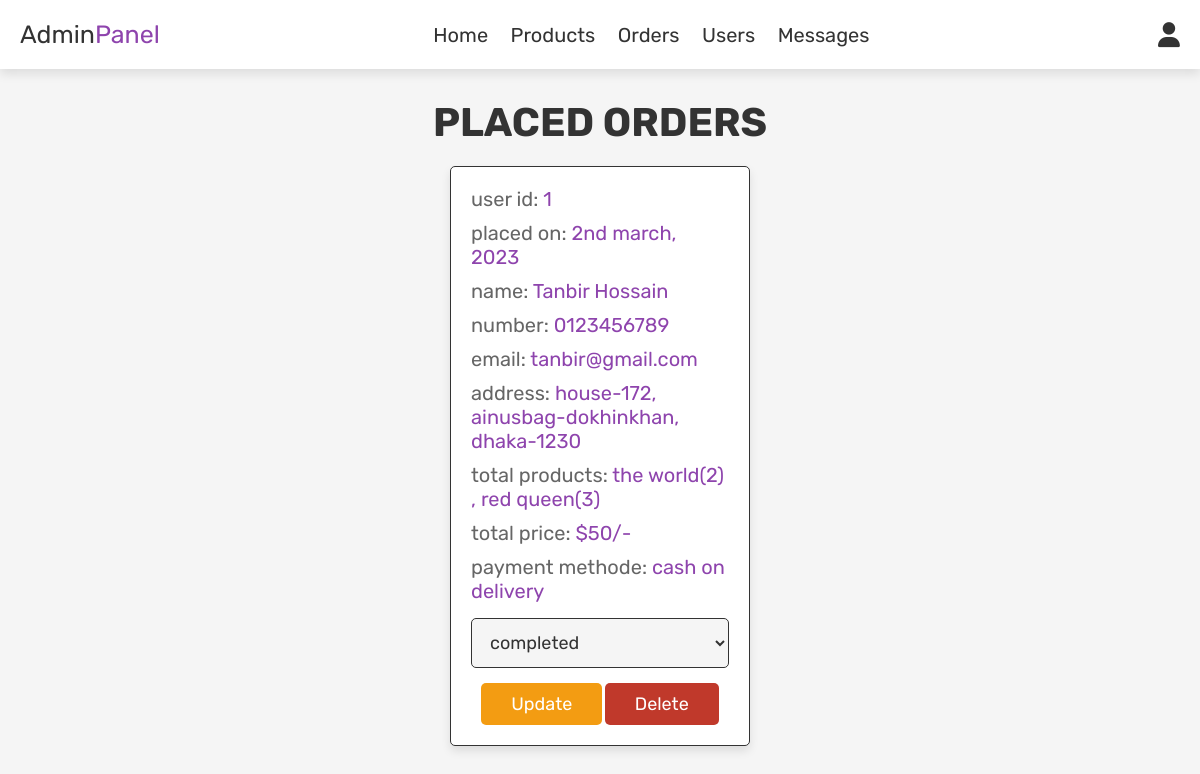
/admin_orders.php (signed in), run on the app's committed database.
### tables this page shows
CREATE TABLE `orders` (
  `id` int(100) NOT NULL,
  `user_id` int(100) NOT NULL,
  `name` varchar(100) NOT NULL,
  `number` varchar(12) NOT NULL,
  `email` varchar(100) NOT NULL,
  `method` varchar(50) NOT NULL,
  `address` varchar(500) NOT NULL,
  `total_products` varchar(1000) NOT NULL,
  `total_price` int(100) NOT NULL,
  `placed_on` varchar(50) NOT NULL,
  `payment_status` varchar(20) NOT NULL DEFAULT 'pending'
);

### admin_orders.php (the view, shortened to what this page needs)
<?php
include 'connect.php';
?>
<!DOCTYPE html>
<html lang="en">
<head>
     <link rel="stylesheet" href="https://cdnjs.cloudflare.com/ajax/libs/font-awesome/6.4.0/css/all.min.css" />
     <link rel="stylesheet" href="admin_style.css">
</head>
<body>
<?php
include 'admin_header.php';
?>
<section class="orders">
    <h1 class="title">Placed Orders</h1>
    <div class="box-container">
        <?php
        $select_orders = mysqli_query($conn, "SELECT * FROM `orders`") or die('query failed');
        if(mysqli_num_rows($select_orders) > 0){
            while($fetch_orders = mysqli_fetch_assoc($select_orders)){
        ?>
        <div class="box">
            <p>user id: <span><?php echo $fetch_orders['user_id'] ; ?></span></p>
            <p>placed on: <span><?php echo $fetch_orders['placed_on'] ; ?></span></p>
            <p>name: <span><?php echo $fetch_orders['name'] ; ?></span></p>
            <p>number: <span><?php echo $fetch_orders['number'] ; ?></span></p>
            <p>email: <span><?php echo $fetch_orders['email'] ; ?></span></p>
            <p>address: <span><?php echo $fetch_orders['address'] ; ?></span></p>
            <p>total products: <span><?php echo $fetch_orders['total_products'] ; ?></span></p>
            <p>total price: <span>$<?php echo $fetch_orders['total_price'] ; ?>/-</span></p>
            <p>payment methode: <span><?php echo $fetch_orders['method'] ; ?></span></p>
            <form action="" method="post">
                <select name="update_payment">
                    <option value="" selected disabled><?php echo $fetch_orders['payment_status'] ; ?></option>
                </select>
                <input type="submit" value="update" name="update_order" class="option-btn">
                <a href="admin_orders.php?delete=<?php echo $fetch_orders['id'] ; ?>" onclick="return confirm('delete this order!');" class="delete-btn">delete</a>
            </form>
        </div>
        <?php
           }
        }else{
            echo '<p class="empty">no orders placed yet!</p>';
        }
        ?>
    </div>
</section>
</body>
</html>

### admin_style.css (style rules this page uses)
:root { --purple:#8e44ad; --red:#c0392b; --orange:#f39c12; --black:#333; --white:#fff; --light-color:#666; --light-white:#ccc; --light-bg:#f5f5f5; --border:.1rem solid var(--black); --box-shadow:0 .5rem 1rem rgba(0,0,0,.1); }
* { font-family: 'Rubik', sans-serif; margin:0; padding:0; box-sizing: border-box; outline: none; border:none; text-decoration: none; transition:all .2s linear; }
html { font-size: 62.5%; overflow-x: hidden; }
body { background-color: var(--light-bg); }
section { padding: 3rem 2rem; }
.title { text-align: center; margin-bottom: 2rem; text-transform: uppercase; color: var(--black); font-size: 4rem; }
.btn, .option-btn, .delete-btn, .white-btn { display: inline-block; margin-top: 1rem; padding: 1rem 3rem; cursor: pointer; color: var(--white); font-size: 1.8rem; border-radius: .5rem; text-transform: capitalize; }
.option-btn { background-color: var(--orange); }
.delete-btn { background-color: var(--red); }
.orders .box-container { display: grid; grid-template-columns: repeat(auto-fit, 30rem); justify-content: center; gap: 1.5rem; max-width: 1200px; margin: 0 auto; align-items: flex-start; }
.orders .box-container .box { background-color: var(--white); padding: 2rem; border: var(--border); box-shadow: var(--box-shadow); border-radius: .5rem; }
.orders .box-container .box p { padding-bottom: 1rem; font-size: 2rem; color: var(--light-color); }
.orders .box-container .box p span { color: var(--purple); }
.orders .box-container .box form { text-align: center; }
.orders .box-container .box form select { border-radius: .5rem; margin: .5rem 0; width: 100%; background-color: var(--light-bg); border: var(--border); padding: 1.2rem 1.4rem; font-size: 1.8rem; color: var(--black); }

### data on the page
orders: user "1", placed_on "2nd march, 2023", name "Tanbir Hossain", number "0123456789", email "tanbir@gmail.com", address "house-172, ainusbag-dokhinkhan, dhaka-1230", total_products "the world(2) , red queen(3)", total_price "50", method "cash on delivery", update_payment "completed"
